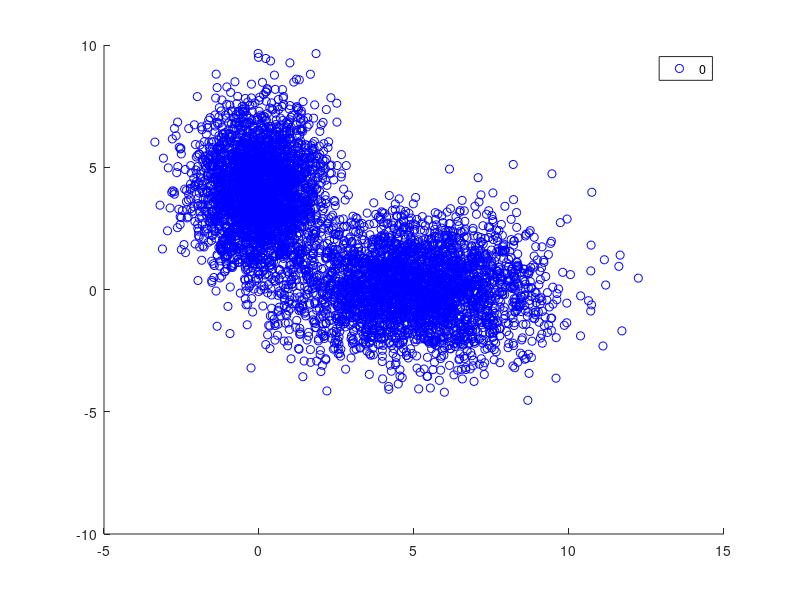

The MATLAB script that drew this image: (Note: this script raises an error after producing the figure.)
clear all;
% estimate params from D10k train
load("train10000.mat");
load("validate.mat");

x = train_10000x;
y = train_10000y; 

x0 = x(:, (y==0));
%P = randperm(size(x0,2));
%x0 = x0(:,P);

y0 = y(:, (y==0));

x1 = x(:, (y==1));
y1 = y(:, (y==1));


options = statset('MaxIter',1000, 'Display', 'final', 'TolFun', 1e-6, 'TolTypeFun', 'abs');

global gmModel0 m1_hat c1_hat;

prior_0 = length(y0)/length(y);
gmModel0 = fitgmdist(x0.',2, 'Options',options, 'RegularizationValue', 0.01);
%disp(["Iterations: " gmModel0.NumIterations]);
% use the sample average
prior_1 = length(y1)/length(y);
m1_hat = mean(x1, 2);

% cov works too, but uses 1/n-1 instead of 1/n
%cov_hat = cov(x1.');

% use sample covariance method: sum = 0->n (xi-mu)(xi-mu)^T
[d, samp] = size(x1);
a = zeros([d d]);
for i=1:samp
   vec = x1(:, i);
   a = a + ( (vec-m1_hat)*(vec-m1_hat).');
end
c1_hat = 1/(samp) * a;



% gaussian estimation results

figure;
h = gscatter(x0(1,:).',x0(2,:).',y0);
hold on;
gmPDF = @(x,y) arrayfun(@(x0,y0) pdf(gmModel0,[x0 y0]),x,y);
g = gca;
fcontour(gmPDF,[g.XLim g.YLim])
title('{\bf EM output on Class 0 with 2 gaussian components.}')
legend(h,'Class label 0')
hold off
figure;

h2 = gscatter(x1(1,:).',x1(2,:).',y1);
hold on;
gmPDF2 = @(x,y) arrayfun(@(x0,y0) evalGaussian([x0;y0],m1_hat, c1_hat ),x,y);
g2 = gca;
fcontour(gmPDF2,[g2.XLim g2.YLim]);

title('{\bf Estimations of Class 1 with 1 gaussian component.}')
legend(h2,'Class label 1')
hold off;
%gscatter(x(1,:).',x(2,:).',y);;





figure;
hold on;
[~, samples] = size(validatex);

mthresh = -100;
merror = 1;

for i=-2.5:0.01:4
    desc = decide(validatex, exp(i));
    perror = 1- sum(desc == validatey)/samples;
    
    plot(i, perror, '.r');
    if(perror < merror)
       merror = perror;
       mthresh = exp(i);
    end
end

descbest = decide(validatex, exp(1.09));

disp("minimum is at ");
disp([mthresh merror]);
xlabel('log(gamma)');
ylabel('p-error');
desc = decide(validatex, mthresh);
perror = 1- sum(desc == validatey)/samples;
plot(log(mthresh), perror, '+g');



[~, validsize] = size(validatey);
desc = decide(validatex, mthresh);
perror = 1- sum(desc == validatey)/validsize;
disp("P error on validate:")
disp(perror);

figure;
hold on;
for i=-10:0.01:10
   [TP, FP] = compute_roc_point(validatex,validatey,exp(i));
   plot(FP, TP, '.r'); hold on;
   %disp([i round(TP, 3) round(FP, 3)]);
end


[TP, FP] = compute_roc_point(validatex,validatey,mthresh);
plot(FP, TP, '+b'); hold on;
 
hold off;



figure;
q = gscatter(validatex(1, :), validatex(2, :), validatey);
hold on;
llpdf = @(x,y) arrayfun(@(x0,y0) loglikeratio([x0;y0]),x,y);
g = gca;
fcontour(llpdf,[g.XLim g.YLim])
title('{\bf ERM Classifier descision boundary based on EM based estimation of D10k}')
legend(q,'Class label 0', 'class label 1')
hold off

















function [TP, FP] = compute_roc_point(x, y, gamma)
    y = logical(y);
    count1 = sum(y);
    count0 = sum(not(y));
    
    desc =  decide(x, gamma);
    
    TP = sum(logical(y) & desc)/count1;
    FP = sum(not(logical(y)) & desc)/count0;
end



% decide for 1a/b log likelihood test.
function desc = decide(x, gamma)
    desc = loglikeratio(x) >= log(gamma);
end


function logratios = loglikeratio(x)
    logpdf1 = log(evalPDF1(x));
    logpdf2 = log(evalPDF0(x));
    logratios =  logpdf1-logpdf2;
end

function pdf0 = evalPDF0(x)
    global gmModel0;
    pdf0 = pdf(gmModel0, x.').'; 
end
function likelihoods = evalPDF1(x)
    global m1_hat c1_hat;
    likelihoods = evalGaussian(x,m1_hat , c1_hat);
end
